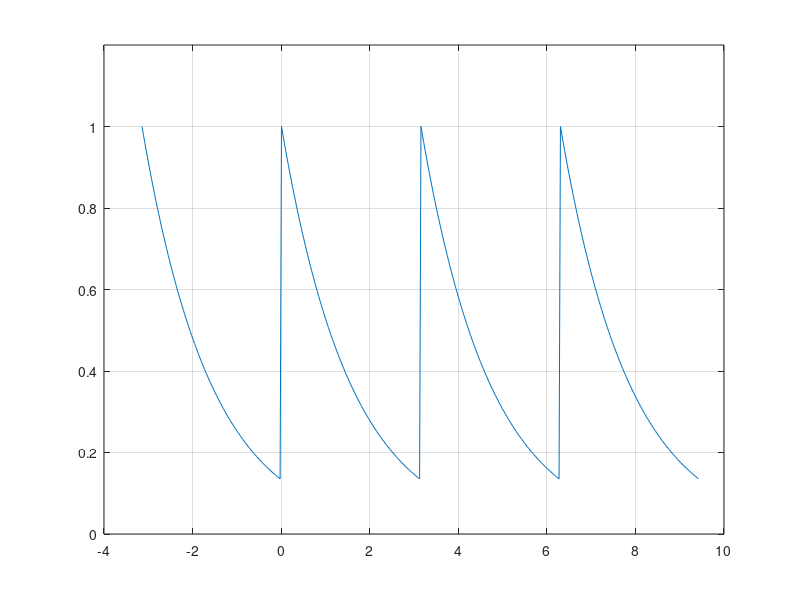

The MATLAB source for this figure:
% Example 4.5 - Δημιουργία σχήματος 4.10

t=0:0.1:10; x=exp(-0.2*t);
xx=[x,x,x,x];
tt=0:1:length(xx)-1;
ws=4*pi/(length(xx)-1);
ttp=-pi:ws:3*pi;

plot(ttp,xx);grid; ylim([-0,1.2]);